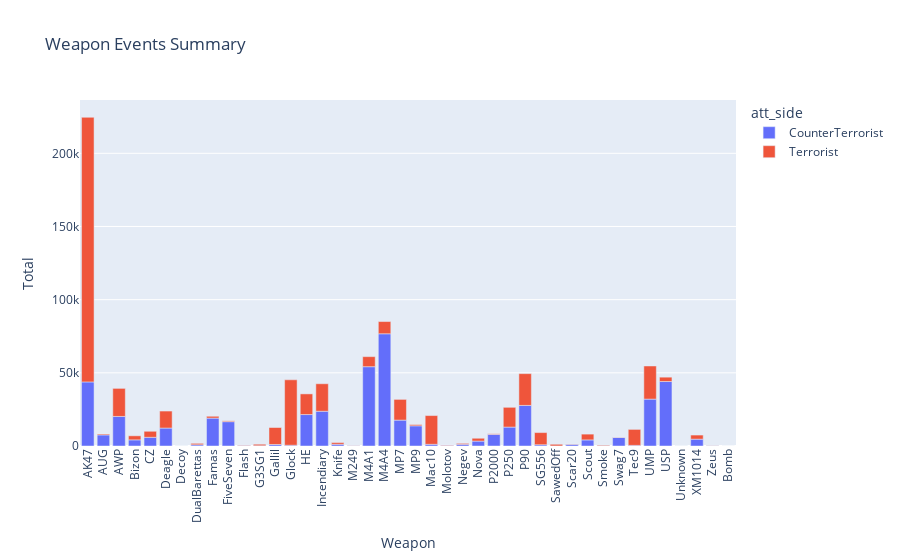

Write notebook code for a chart like this one.
### Code cell
# Supondo que você tenha o pandas dataframe 'weapon_events_summary' carregado
weapon_events_summary = weapon_events_df.groupby(['wp', 'att_side']).size().reset_index(name='Total')

# Crie o gráfico
fig = px.bar(weapon_events_summary, x='wp', y='Total', color='att_side',
            #  color_discrete_map={'Terrorist': 'red', 'Counter-Terrorist': 'blue'},
             labels={'wp': 'Weapon', 'Total': 'Total'},
             title='Weapon Events Summary')

# Ajuste o layout
fig.update_layout(xaxis_tickangle=-90)

# Remova a legenda de cores
fig.update_traces(showlegend=True)

# Exiba o gráfico
fig.show()

### Figure 1 — Plotly figure (JSON) as saved in the notebook; plotly's stock layout.template omitted (floating-point values rounded to 4 significant figures)
{"data": [{"alignmentgroup": "True", "hovertemplate": "att_side=CounterTerrorist<br>Weapon=%{x}<br>Total=%{y}<extra></extra>", "legendgroup": "CounterTerrorist", "marker": {"color": "#636efa", "pattern": {"shape": ""}}, "name": "CounterTerrorist", "offsetgroup": "CounterTerrorist", "orientation": "v", "showlegend": true, "textposition": "auto", "type": "bar", "x": ["AK47", "AUG", "AWP", "Bizon", "CZ", "Deagle", "Decoy", "DualBarettas", "Famas", "FiveSeven", "Flash", "G3SG1", "Gallil", "Glock", "HE", "Incendiary", "Knife", "M249", "M4A1", "M4A4", "MP7", "MP9", "Mac10", "Molotov", "Negev", "Nova", "P2000", "P250", "P90", "SG556", "SawedOff", "Scar20", "Scout", "Smoke", "Swag7", "Tec9", "UMP", "USP", "Unknown", "XM1014", "Zeus"], "xaxis": "x", "y": [43794, 7577, 20192, 4189, 5941, 12260, 1, 840, 19064, 16630, 359, 185, 1030, 523, 21484, 23755, 1177, 145, 54187, 76689, 17691, 13797, 1159, 415, 1133, 3362, 7955, 12924, 27735, 847, 39, 1170, 4162, 247, 5833, 429, 32032, 44059, 1, 4665, 118], "yaxis": "y"}, {"alignmentgroup": "True", "hovertemplate": "att_side=Terrorist<br>Weapon=%{x}<br>Total=%{y}<extra></extra>", "legendgroup": "Terrorist", "marker": {"color": "#EF553B", "pattern": {"shape": ""}}, "name": "Terrorist", "offsetgroup": "Terrorist", "orientation": "v", "showlegend": true, "textposition": "auto", "type": "bar", "x": ["AK47", "AUG", "AWP", "Bizon", "Bomb", "CZ", "Deagle", "Decoy", "DualBarettas", "Famas", "FiveSeven", "Flash", "G3SG1", "Gallil", "Glock", "HE", "Incendiary", "Knife", "M249", "M4A1", "M4A4", "MP7", "MP9", "Mac10", "Molotov", "Negev", "Nova", "P2000", "P250", "P90", "SG556", "SawedOff", "Scar20", "Scout", "Smoke", "Swag7", "Tec9", "UMP", "USP", "Unknown", "XM1014", "Zeus"], "xaxis": "x", "y": [180813, 620, 19181, 2772, 1, 4120, 11622, 9, 962, 1248, 559, 271, 1008, 11605, 44714, 14127, 18790, 1163, 130, 6870, 8357, 14156, 818, 19637, 269, 657, 1933, 397, 13504, 21717, 8322, 1134, 189, 3956, 418, 180, 10911, 22653, 2974, 4, 2808, 100], "yaxis": "y"}], "layout": {"barmode": "relative", "legend": {"title": {"text": "att_side"}, "tracegroupgap": 0}, "title": {"text": "Weapon Events Summary"}, "xaxis": {"anchor": "y", "domain": [0, 1], "tickangle": -90, "title": {"text": "Weapon"}}, "yaxis": {"anchor": "x", "domain": [0, 1], "title": {"text": "Total"}}}}
